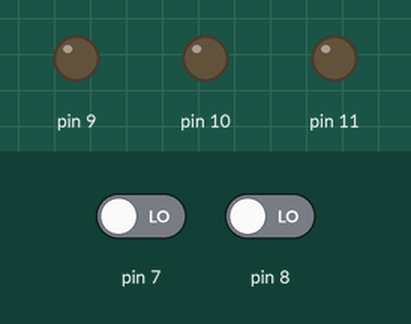
Simulated run of this sketch. Board: Arduino Uno, built with avr-gcc and run on an emulated ATmega328P. On the bench: output pins drawn as LEDs (lit = HIGH). Inputs (shaded band) come from the test bench; at power-on: pin 7 LOW, pin 8 LOW.

Above: at 1.2 s.
1.3 s: pin 7 driven HIGH
At 1.7 s:
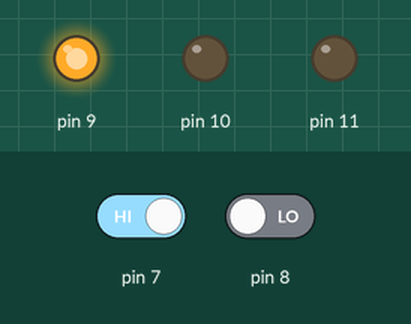
2.8 s: pin 7 driven LOW
At 4.0 s:
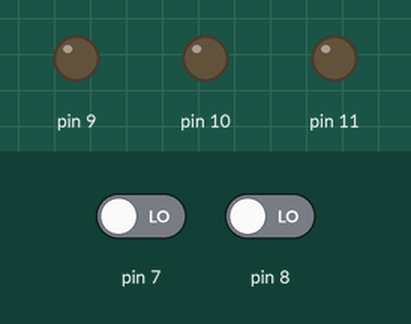
4.3 s: pin 8 driven HIGH
At 5.1 s:
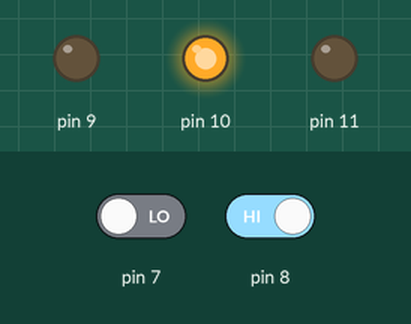
5.8 s: pin 7 driven HIGH
At 6.3 s:
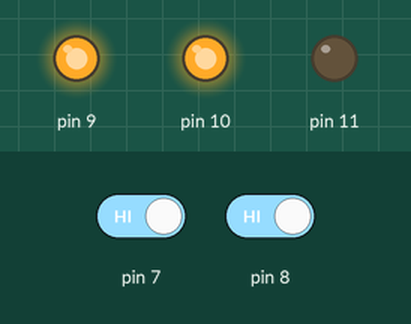
Timing chart, 0 to 8.3 s (numbered marks = the images above; inputs shaded):
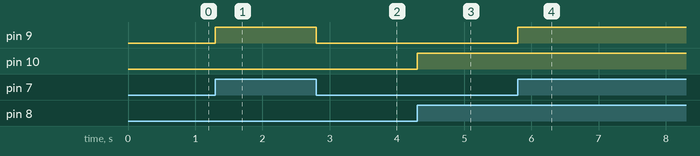

The sketch:

19-11-14button_touch.ino
```cpp
void setup() {
  pinMode(11,OUTPUT);
  pinMode(10,OUTPUT);
  pinMode(9,OUTPUT);
  pinMode(7,INPUT);
  pinMode(8,INPUT);
}

void loop() {
  if(digitalRead(7) == HIGH)
  {
    digitalWrite(9,HIGH);
  }
  else if(digitalRead(8)==HIGH)
  {
    digitalWrite(10,HIGH);
  }
  else
  {

    digitalWrite(9,LOW);
    digitalWrite(10,LOW);


  }


  }
```

Measured:
- after the input at 1.3 s, pin 9: LOW → HIGH at once
- after the input at 2.8 s, pin 9: HIGH → LOW at once
- after the input at 4.3 s, pin 10: LOW → HIGH at once
- after the input at 5.8 s, pin 9: LOW → HIGH at once
